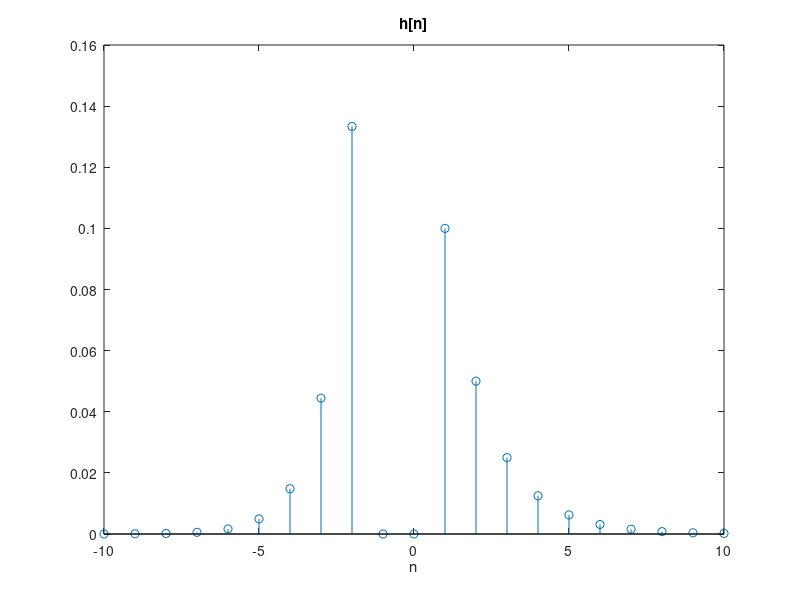
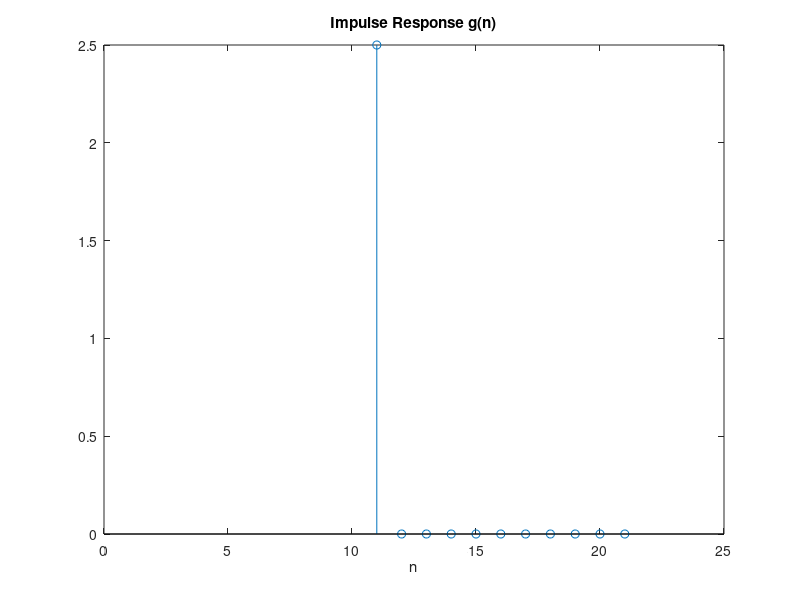
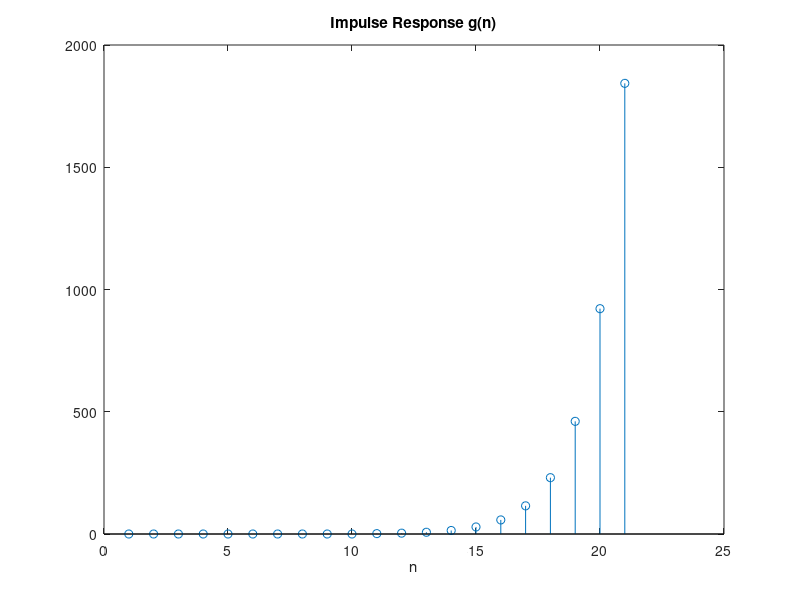
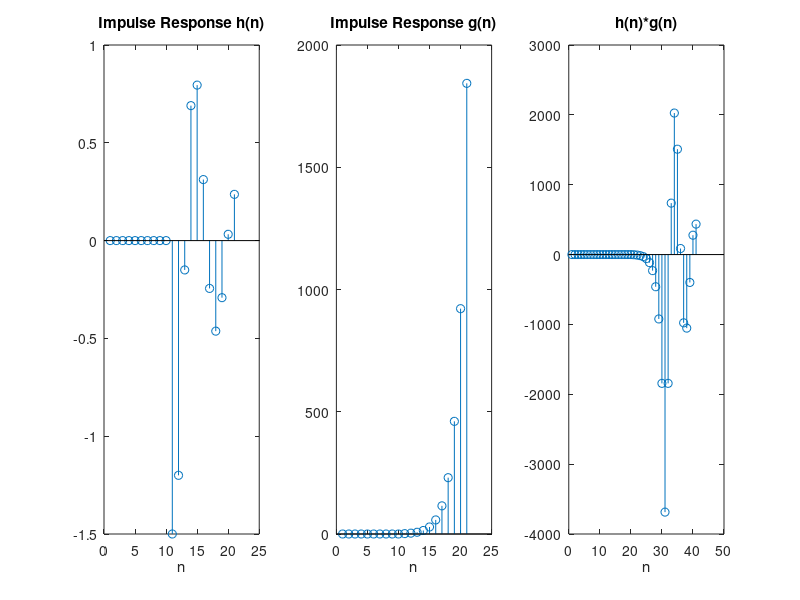

Recreate these plots in MATLAB, in order.
%% Lab 9

%% 1

%b
figure(1)
n = -10:10;
u = @(n) n > 0; 
h = @(n) (0.2.*0.5.^n).*u(n) + (1.2.*3.^n).*u(-n-1);
stem(n, h(n))
title('h[n]')
xlabel('n')

%c
b = [-1.5, 3.5, -1];
a = [1,0,0];
[r,p,k]  = residue(b,a);
C1 = r(1);
C2 = r(2);
p1 = p(1);
p2 = p(2);
R1 = abs(C1);
R2 = abs(C2);
alpha1 = angle(C1);
alpha2 = angle(C2);
r1 = abs(p1);
r2 = abs(p2);
beta1 = angle(p1);
beta2 = angle(p2);
%h(n) = r1*(p1)^n u(n) + r2*(p2)^n u(n) IF: |p1,2| <= 1 (a unit circle)
imp_response = r(1)*(p(1).^n).*(n>=0) + r(2)*(p(2).^n).*(n>=0);

figure(2)
stem(imp_response)
title('Impulse Response g(n)')
xlabel('n')

%% 2

%a 
b1 = [1,-1,0.7];
a1 = [1,-2.5,1];
[r,p,k]  = residue(b1,a1);
C1 = r(1);
C2 = r(2);
p1 = p(1);
p2 = p(2);
R1 = abs(C1);
R2 = abs(C2);
alpha1 = angle(C1);
alpha2 = angle(C2);
r1 = abs(p1);
r2 = abs(p2);
beta1 = angle(p1);
beta2 = angle(p2);
%h(n) = r1*(p1)^n u(n) + r2*(p2)^n u(n) IF: |p1,2| <= 1 (a unit circle)
imp_responseG = r(1)*(p(1).^n).*(n>=0) + r(2)*(p(2).^n).*(n>=0);

figure(3)
stem(imp_responseG)
title('Impulse Response g(n)')
xlabel('n')

%b
a2 = [1,-1,0.7];
b2 = [1,-2.5,1];
[r,p,k]  = residue(b2,a2);
C1 = r(1);
C2 = r(2);
p1 = p(1);
p2 = p(2);
R1 = abs(C1);
R2 = abs(C2);
alpha1 = angle(C1);
alpha2 = angle(C2);
r1 = abs(p1);
r2 = abs(p2);
beta1 = angle(p1);
beta2 = angle(p2);
%h(n) = r1*(p1)^n u(n) + r2*(p2)^n u(n) IF: |p1,2| <= 1 (a unit circle)
imp_responseH = r(1)*(p(1).^n).*(n>=0) + r(2)*(p(2).^n).*(n>=0);

figure(4)
subplot(1,3,1)
stem(imp_responseH)
title('Impulse Response h(n)')
xlabel('n')
subplot(1,3,2)
stem(imp_responseG)
title('Impulse Response g(n)')
xlabel('n')
subplot(1,3,3)
stem(conv(imp_responseH,imp_responseG))
title('h(n)*g(n)')
xlabel('n')

%c
[h1,w1] = freqz(b2,a2,n);
[h2,w2] = freqz(b1,a1,n);
[h3,w3] = freqz(conv(imp_responseH,imp_responseG), n);
figure(5)
subplot(1,3,1)
plot(w1,abs(h1))
title('Frequency Response of H')
xlabel('w')
subplot(1,3,2)
plot(w2, abs(h2))
title('Frequency Response of G')
xlabel('w')
subplot(1,3,3)
plot(w3, abs(h3))
title('Frequency Response of H*G')
xlabel('w')

%d

load DistortedSignal.txt

r = DistortedSignal;
figure(6)
subplot(1,2,1)
stem(r)
title('r(n)')
xlabel('n')
subplot(1,2,2)
stem(conv(r, imp_responseG))
title('Filtered r(n)')
xlabel('n')
